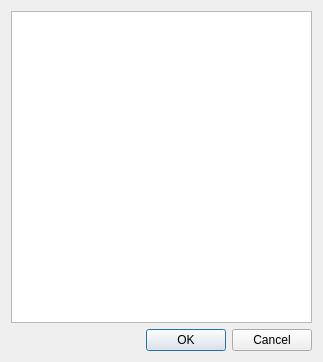
<?xml version="1.0" encoding="UTF-8"?>
<ui version="4.0">
 <class>DirectoryInfoBaseDialog</class>
 <widget class="QDialog" name="DirectoryInfoBaseDialog">
  <property name="geometry">
   <rect>
    <x>0</x>
    <y>0</y>
    <width>323</width>
    <height>362</height>
   </rect>
  </property>
  <property name="windowTitle">
   <string>Dialog</string>
  </property>
  <layout class="QGridLayout" name="gridLayout">
   <item row="0" column="0">
    <layout class="QVBoxLayout" name="verticalLayout">
     <item>
      <widget class="QTreeView" name="treeDirectoryInfoBase"/>
     </item>
     <item>
      <widget class="QDialogButtonBox" name="buttonBox">
       <property name="orientation">
        <enum>Qt::Horizontal</enum>
       </property>
       <property name="standardButtons">
        <set>QDialogButtonBox::Cancel|QDialogButtonBox::Ok</set>
       </property>
      </widget>
     </item>
    </layout>
   </item>
  </layout>
 </widget>
 <resources/>
 <connections>
  <connection>
   <sender>buttonBox</sender>
   <signal>accepted()</signal>
   <receiver>DirectoryInfoBaseDialog</receiver>
   <slot>accept()</slot>
   <hints>
    <hint type="sourcelabel">
     <x>248</x>
     <y>254</y>
    </hint>
    <hint type="destinationlabel">
     <x>157</x>
     <y>274</y>
    </hint>
   </hints>
  </connection>
  <connection>
   <sender>buttonBox</sender>
   <signal>rejected()</signal>
   <receiver>DirectoryInfoBaseDialog</receiver>
   <slot>reject()</slot>
   <hints>
    <hint type="sourcelabel">
     <x>316</x>
     <y>260</y>
    </hint>
    <hint type="destinationlabel">
     <x>286</x>
     <y>274</y>
    </hint>
   </hints>
  </connection>
 </connections>
</ui>
